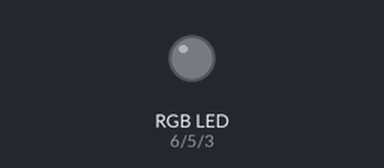
Simulated run of this sketch. Board: Arduino Uno, built with avr-gcc and run on an emulated ATmega328P. On the bench: an RGB LED mixed from three pins (HIGH = lit). Dim RGB values are drawn brighter than linear.

Above: at 0.05 s.
At 5.2 s:
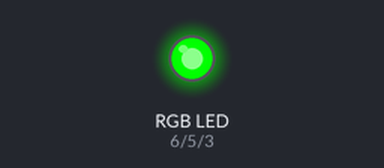
At 10.35 s:
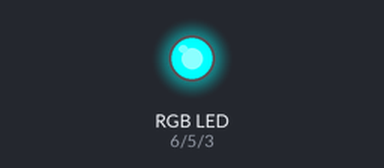
At 15.6 s:
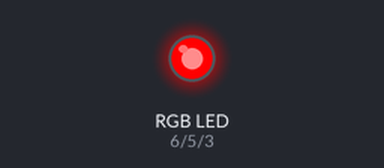
At 27.75 s:
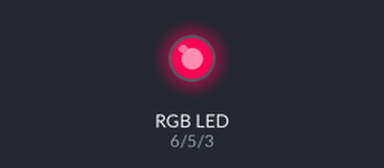
At 39.85 s:
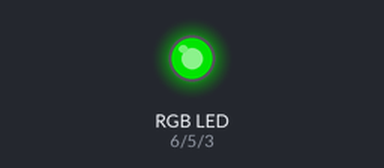
Timing chart, 0 to 40.0 s (numbered marks = the images above):
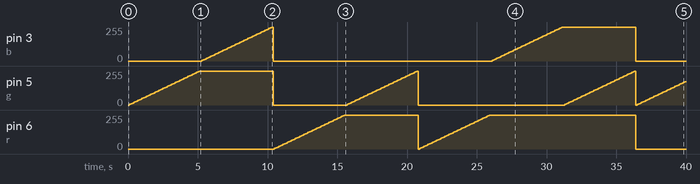

The sketch:

05.ino
```cpp
const int r = 6, g = 5, b = 3;
int R = 0, G = 0, B = 0;
void setup()
{
  pinMode(r, OUTPUT);
  pinMode(g, OUTPUT);
  pinMode(b, OUTPUT);
}

void loop()
{
  //GB
  for (G = 0; G <= 255; G += 5){
  	analogWrite(g, G);
    delay(100);
  }

  for (B = 0; B <= 255; B += 5){
	  analogWrite(b, B);
    delay(100);
  }

  analogWrite(r, 0);
  analogWrite(g, 0);
  analogWrite(b, 0);


  //RG
  for (R = 0; R <= 255; R += 5){
   	analogWrite(r, R);
    delay(100);
  }

  for (G = 0; G <= 255; G += 5){
  	analogWrite(g, G);
    delay(100);
  }

  analogWrite(r, 0);
  analogWrite(g, 0);
  analogWrite(b, 0);

  //RBG
  for (R = 0; R <= 255; R += 5){
   	analogWrite(r, R);
    delay(100);
  }

  for (B = 0; B <= 255; B += 5){
	  analogWrite(b, B);
    delay(100);
  }


  for (G = 0; G <= 255; G += 5){
  	analogWrite(g, G);
    delay(100);
  }
  analogWrite(r, 0);
  analogWrite(g, 0);
  analogWrite(b, 0);
}
```

Measured:
- by itself, pin 3 (b): ramps from 0/255 to 255/255 and jumps back, once every 26.0 s
- by itself, pin 5 (g): 0/255 → 5/255 at 0.10 s, → 10/255 0.10 s later, → 15/255 0.10 s later, → 20/255 0.10 s later, … (191 changes in this stretch)
- by itself, pin 6 (r): ramps from 0/255 to 255/255 and jumps back, once every 15.6 s
